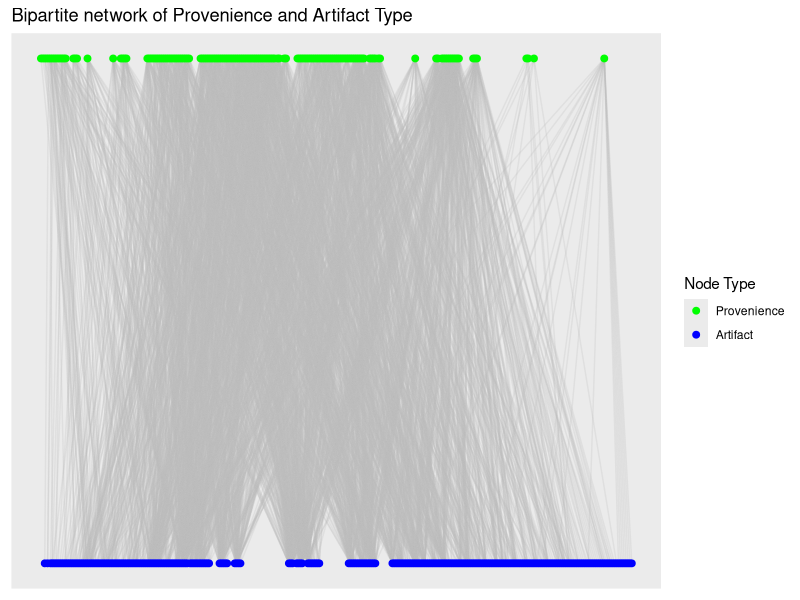
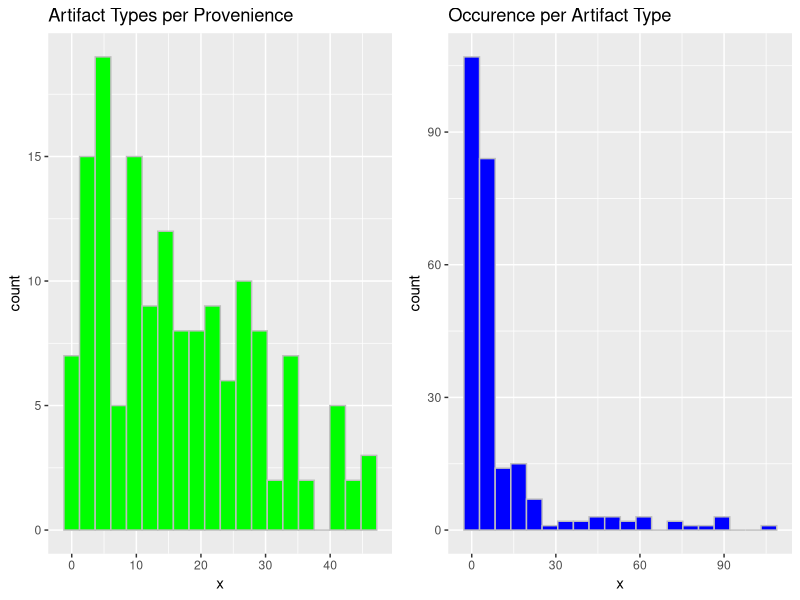
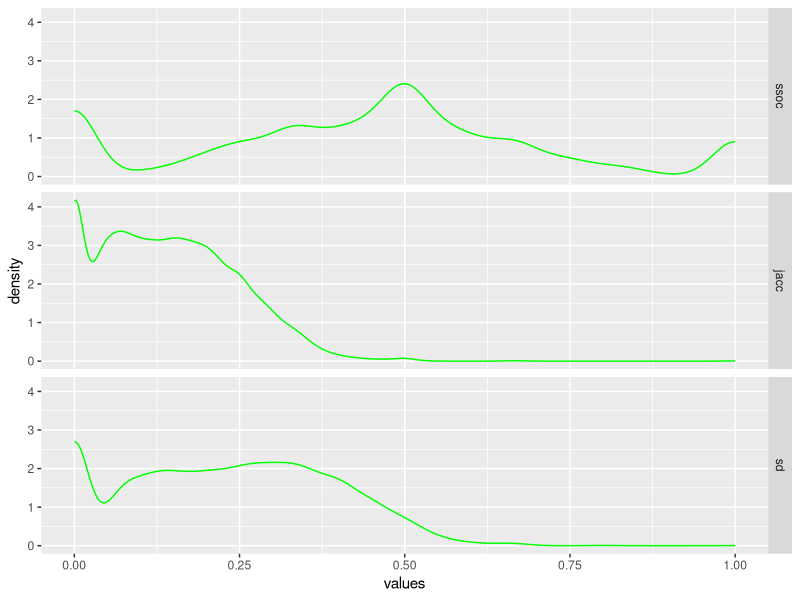
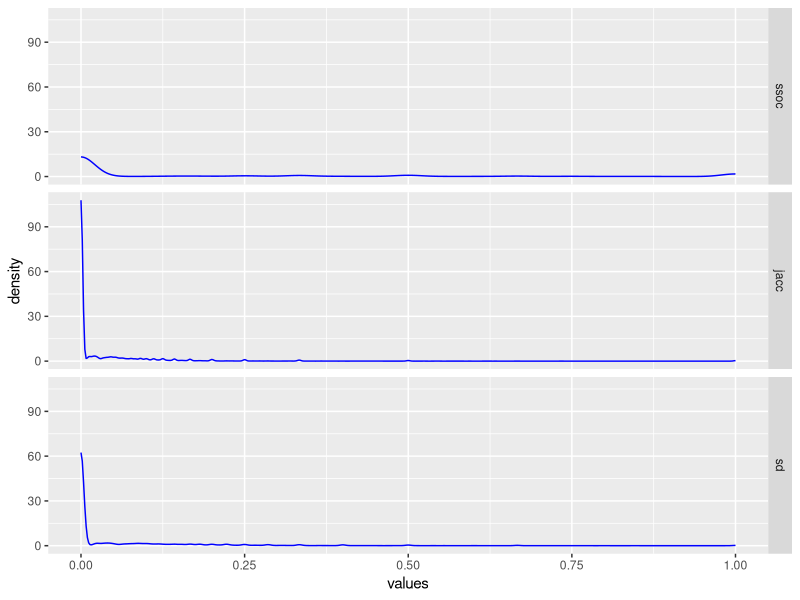
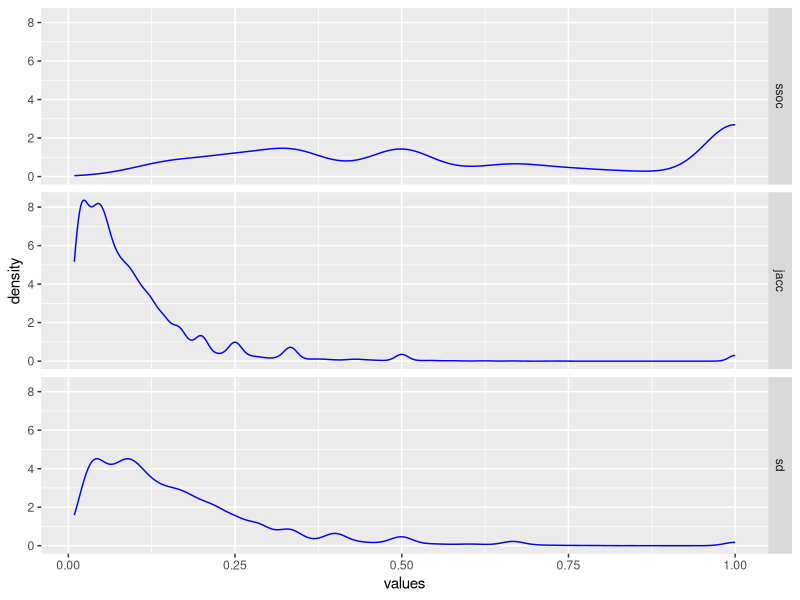

Reproduce these figures in R, in order.
## ---- chunk 1

require(tidyverse)
require(igraph)
require(ggraph)

# Read in edgelist into data frame
dat <- read_csv("Catalog_SiteA.csv",
                col_select = c(LEVEL_ID, CODE))

# Create graph
g_assemblages_bpg <-
  graph_from_data_frame(unique.data.frame(dat),
                        directed = FALSE)

# Assign bipartite node types
V(g_assemblages_bpg)$type <-
  bipartite_mapping(g_assemblages_bpg)$type

## ---- chunk 2
#| fig-width: 8
#| fig-cap: "Bipartite graph of artifact-provenience connections."

# Plot bipartite graph
g_assemblages_bpg %>%
  ggraph(layout = "bipartite") +
  geom_edge_link(color = "gray", alpha = 0.25) +
  geom_node_point(aes(color = type), size = 2) +
  scale_color_manual(
    values = c("green", "blue"),
    name = "Node Type",
    breaks = c(FALSE, TRUE),
    labels = c("Provenience", "Artifact")) +
  ggtitle("Bipartite network of Provenience and Artifact Type")
  

## ---- chunk 3

g_assemblages_bpg_inc <- as_incidence_matrix(g_assemblages_bpg)

# View the first few rows and columns
g_assemblages_bpg_inc[1:5, 1:15]

## ---- chunk 4

# Szymkiewicz-Simpson overlap coefficient for binary incidence matrices

overlap_coef_bin <- function(x) {
  # Calculate the pairwise sums of non-zero matrix elements to find the number
  # of intersecting elements between each input column
  bin_intersect_mat <- t(x) %*% x
  
  # Calculate the input column sums to find the individual size of each set
  col_sum <- apply(x, 2, function(xx)
    sum(xx != 0))
  
  # Find the smaller of each pair of sets by taking the matrix outer minimum
  min_set_size_mat <- outer(col_sum, col_sum, FUN = pmin)
  
  # Szymkiewicz-Simpson overlap coefficient is the pairwise intersection of two
  # sets divided by the size of the smaller set
  ssoc <- bin_intersect_mat / min_set_size_mat
  
  # Set diagonal to identity
  diag(ssoc) <- 1
  
  # Assign input column names to rows and columns of return matrix
  dimnames(ssoc) <- list(colnames(x), colnames(x))
  
  return(ssoc)
}

## ---- chunk 5

# Jaccard/Tanimoto similarity index for binary incidence matrices

jaccard_sim_bin <- function(x) {
  # Calculate the pairwise sums of non-zero matrix elements to find the number
  # of intersecting elements between each input column
  bin_intersect_mat <- t(x) %*% x
  
  # Calculate the input column sums to find the individual size of each set
  x_col_sum <- apply(x, 2, function(xx)
    sum(xx != 0))
  
  # Calculate the matrix outer sums for pairwise sum of set sizes
  set_size_sum_mat <- outer(x_col_sum, x_col_sum, FUN = "+")
  
  # Jaccard index is intersection of set sizes over the size of the union of
  # sets
  jacc <- bin_intersect_mat / (set_size_sum_mat - bin_intersect_mat)
  
  # Set diagonal to identity
  diag(jacc) <- 1
  
  # Assign input column names to rows and columns of return matrix
  dimnames(jacc) <- list(colnames(x), colnames(x))
  
  return(jacc)
}

## ---- chunk 6

# Sørensen–Dice Coefficient for binary incidence matrices

soren_dice_sim_bin <- function(x) {
  # Calculate the pairwise sums of non-zero matrix elements to find the number
  # of intersecting elements between each input column
  bin_intersect_mat <- t(x) %*% x
  
  # Calculate the input column sums, to find the individual size of each set
  col_sum <- apply(x, 2, function(xx)
    sum(xx != 0))
  
  # Calculate the matrix outer sums for pairwise sum of set sizes
  set_size_sum_mat <- outer(col_sum, col_sum, FUN = "+")
  
  # Sorenson-Dice index is twice the size of the intersection divided by the
  # sum of the size for each set
  sd <- (2 * bin_intersect_mat) / set_size_sum_mat
  
  # Set diagonal to identity
  diag(sd) <- 1
  
  # Assign input column names to rows and columns of return matrix
  dimnames(sd) <- list(colnames(x), colnames(x))
  return(sd)
  
}

## ---- chunk 7
#| fig-cap: "Sample size distributions for provenience and artifact types."

require(gridExtra)

grid.arrange(
  ggplot(
    data = data.frame(x = rowSums(g_assemblages_bpg_inc)), 
    aes(x = x)) +
    geom_histogram(color = "gray", fill = "green", bins = 20) +
    ggtitle("Artifact Types per Provenience"),
  
  ggplot(
    data = data.frame(x = colSums(g_assemblages_bpg_inc)), 
    aes(x = x)) +
    geom_histogram(color = "gray", fill = "blue", bins = 20) +
    ggtitle("Occurence per Artifact Type"),
  
  ncol = 2
)

## ---- chunk 8
# Overlap coefficient, provenience
prov_adj_ssoc <- overlap_coef_bin(t(g_assemblages_bpg_inc))

prov_ssoc_vals <-
  prov_adj_ssoc[lower.tri(prov_adj_ssoc, diag = FALSE)]

# Jaccard, provenience
prov_adj_jacc <- jaccard_sim_bin(t(g_assemblages_bpg_inc))

prov_jacc_vals <-
  prov_adj_jacc[lower.tri(prov_adj_jacc, diag = FALSE)]

# Sorenson-Dice
prov_adj_sd <- soren_dice_sim_bin(t(g_assemblages_bpg_inc))

prov_sd_vals <-
  prov_adj_sd[lower.tri(prov_adj_sd, diag = FALSE)]

# Make data frame to compare
prov_sims <-
  data.frame(ssoc = prov_ssoc_vals,
             jacc = prov_jacc_vals,
             sd = prov_sd_vals)

## ---- chunk 9
# Plot densities by similarity measure
prov_sims %>% stack() %>%
  ggplot(aes(x = values)) +
  geom_density(color = "green",
               alpha = 0.4) +
  facet_grid(ind ~ ., scales = "fixed")

## ---- chunk 10

# Overlap coefficient, artifact types
artifact_adj_ssoc <- overlap_coef_bin(g_assemblages_bpg_inc)

artifact_ssoc_vals <-
  artifact_adj_ssoc[lower.tri(artifact_adj_ssoc, diag = FALSE)]

# Jaccard, artifact types
artifact_adj_jacc <- jaccard_sim_bin(g_assemblages_bpg_inc)

artifact_jacc_vals <-
  artifact_adj_jacc[lower.tri(artifact_adj_jacc, diag = FALSE)]

#Sorenson-Dice, artifact types
artifact_adj_sd <- soren_dice_sim_bin(g_assemblages_bpg_inc)

artifact_sd_vals <-
  artifact_adj_sd[lower.tri(artifact_adj_sd, diag = FALSE)]

# Make data frame to compare
artifact_sims <-
  data.frame(ssoc = artifact_ssoc_vals, 
             jacc = artifact_jacc_vals, 
             sd = artifact_sd_vals)
## ---- chunk 11

# Plot densities by similarity measure
artifact_sims %>% stack() %>% 
  ggplot(aes(x = values)) +
  geom_density(color = "blue",
               alpha = 0.4) + 
  facet_grid(ind ~ ., scales = "fixed")

## ---- chunk 12
# Plot densities by similarity measure, excluding zeroes
artifact_sims %>% stack() %>% 
  filter(values > 0) %>% # Exclude zeroes
  ggplot(aes(x = values)) +
  geom_density(color = "blue",
               alpha = 0.4) + 
  facet_grid(ind ~ ., scales = "fixed")
